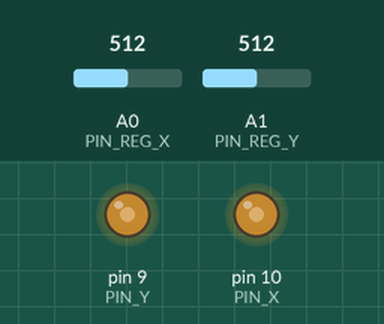
Simulated run of this sketch. Board: Arduino Uno, built with avr-gcc and run on an emulated ATmega328P. On the bench: output pins drawn as LEDs (lit = HIGH). The test bench sets the inputs (shaded band); at power-on: A0 (PIN_REG_X) = 512, A1 (PIN_REG_Y) = 512.

Above: at 1.2 s.
1.3 s: A0 (PIN_REG_X) set to 716
At 2.1 s:
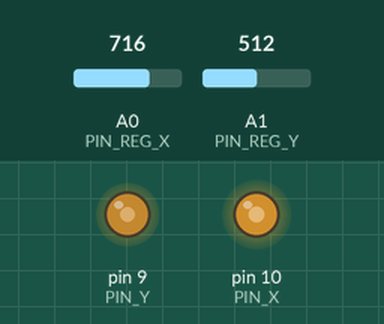
2.8 s: A1 (PIN_REG_Y) set to 716
At 3.2 s:
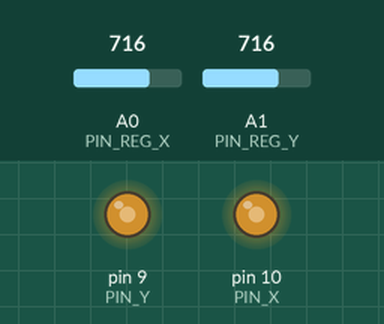
4.3 s: A0 (PIN_REG_X) set to 511
At 5.5 s:
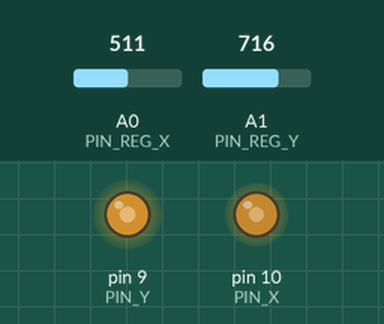
5.8 s: A1 (PIN_REG_Y) set to 1023
At 6.7 s:
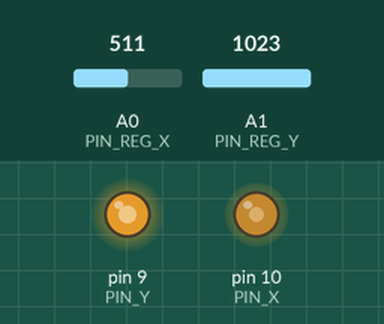
7.3 s: A0 (PIN_REG_X) set to 900
At 7.7 s:
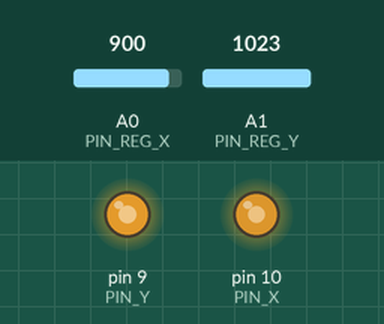
8.8 s: A1 (PIN_REG_Y) set to 0
At 10.2 s:
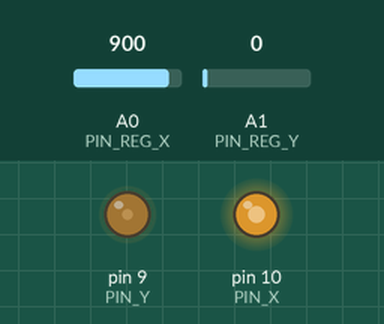
Timing chart, 0 to 11.3 s (numbered marks = the images above; inputs shaded):
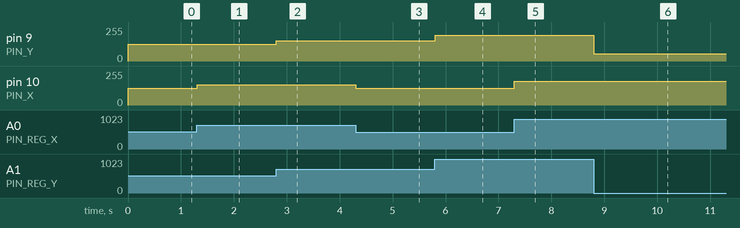

The sketch:

joystick_emulator_analog.ino
```cpp
/*
 * Тестовая программа эмуляции джойстика с
 * пультом ручного управления
 *
 * @author Maxim Rovbo
 * @date 22.09.2016
 * @date LP 22.09.2016
 */

//
// Определение портов
//
// *** Выходы
// Управление скоростью
int PIN_X = 10; // поступательное
int PIN_Y = 9; // вращательное

// *** Входы
// Органы управления (аналоговые входы)
// Ручки газа (A0, A1)
int PIN_REG_X = A0;
int PIN_REG_Y = A1;

//-------------------------------------------------

double MIN_V = 1.1; // минимальное напряжение управляющего сигнала скорости,
                    // соответствующее 0 скорости
double MAX_V = 3.8; // максимальное напряжение управляющего сигнала скорости,
                    // соответствующее максимальной скорости

int MAX_ADC = 1024; // максимальное дискретное значение скорости
double V_to_ADC = 255 / 5.0; // перевод сигнала ручки в дискретные значения скорости

void setup()
{
  // Изменение множителя счётчика на частоту 31 кГц на выходах 9, 10;
  // (http://arduino-info.wikispaces.com/Arduino-PWM-Frequency)
  TCCR1B = TCCR1B & B11111000 | B00000001;

  pinMode(PIN_X, OUTPUT);
  pinMode(PIN_Y, OUTPUT);
}

void loop()
{
  int xspeed, yspeed;
  int xdata, ydata;

  // Считывание значений ручек скорости
  xdata = analogRead(PIN_REG_X);
  ydata = analogRead(PIN_REG_Y);

  // перевод значений ручек скоростей в напряжение на выходе для управления
  xspeed = (MIN_V + (MAX_V - MIN_V) * xdata / MAX_ADC) * V_to_ADC;
  yspeed = (MIN_V + (MAX_V - MIN_V) * ydata / MAX_ADC) * V_to_ADC;

  // отладочная печать переведённой скорости
  Serial.print(xspeed);
  Serial.print(", ");
  Serial.println(yspeed);

  // Выставление управляющего сигнала скорости
  analogWrite(PIN_X, xspeed);
  analogWrite(PIN_Y, yspeed);

  delay(5);
}
```

Measured:
- after the input at 1.3 s, pin 10 (PIN_X): 124/255 → 152/255 at once
- after the input at 2.8 s, pin 9 (PIN_Y): 124/255 → 152/255 at once
- after the input at 4.3 s, pin 10 (PIN_X): 152/255 → 124/255 at once
- after the input at 5.8 s, pin 9 (PIN_Y): 152/255 → 193/255 at once
- after the input at 7.3 s, pin 10 (PIN_X): 124/255 → 177/255 at once
- after the input at 8.8 s, pin 9 (PIN_Y): 193/255 → 56/255 at once
